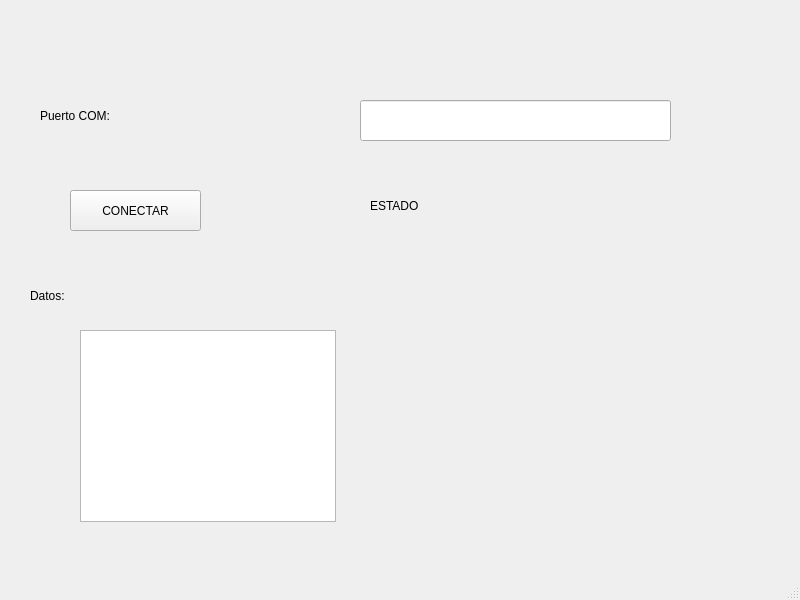
<?xml version="1.0" encoding="UTF-8"?>
<ui version="4.0">
 <class>MainWindow</class>
 <widget class="QMainWindow" name="MainWindow">
  <property name="geometry">
   <rect>
    <x>0</x>
    <y>0</y>
    <width>800</width>
    <height>600</height>
   </rect>
  </property>
  <property name="windowTitle">
   <string>MainWindow</string>
  </property>
  <widget class="QWidget" name="centralwidget">
   <widget class="QLineEdit" name="txt_com">
    <property name="geometry">
     <rect>
      <x>360</x>
      <y>100</y>
      <width>311</width>
      <height>41</height>
     </rect>
    </property>
   </widget>
   <widget class="QLabel" name="txt_com1">
    <property name="geometry">
     <rect>
      <x>40</x>
      <y>90</y>
      <width>141</width>
      <height>51</height>
     </rect>
    </property>
    <property name="styleSheet">
     <string notr="true">font: 75 12pt &quot;MS Shell Dlg 2&quot;;</string>
    </property>
    <property name="text">
     <string>Puerto COM:</string>
    </property>
   </widget>
   <widget class="QLabel" name="txt_estado">
    <property name="geometry">
     <rect>
      <x>370</x>
      <y>190</y>
      <width>201</width>
      <height>31</height>
     </rect>
    </property>
    <property name="styleSheet">
     <string notr="true">font: 75 12pt &quot;MS Shell Dlg 2&quot;;</string>
    </property>
    <property name="text">
     <string>ESTADO</string>
    </property>
   </widget>
   <widget class="QPushButton" name="btn_accion">
    <property name="geometry">
     <rect>
      <x>70</x>
      <y>190</y>
      <width>131</width>
      <height>41</height>
     </rect>
    </property>
    <property name="text">
     <string>CONECTAR</string>
    </property>
   </widget>
   <widget class="QListWidget" name="lista_datos">
    <property name="geometry">
     <rect>
      <x>80</x>
      <y>330</y>
      <width>256</width>
      <height>192</height>
     </rect>
    </property>
   </widget>
   <widget class="QLabel" name="txt_estado_2">
    <property name="geometry">
     <rect>
      <x>30</x>
      <y>280</y>
      <width>201</width>
      <height>31</height>
     </rect>
    </property>
    <property name="styleSheet">
     <string notr="true">font: 75 12pt &quot;MS Shell Dlg 2&quot;;</string>
    </property>
    <property name="text">
     <string>Datos:</string>
    </property>
   </widget>
  </widget>
  <widget class="QMenuBar" name="menubar">
   <property name="geometry">
    <rect>
     <x>0</x>
     <y>0</y>
     <width>800</width>
     <height>26</height>
    </rect>
   </property>
  </widget>
  <widget class="QStatusBar" name="statusbar"/>
 </widget>
 <resources/>
 <connections/>
</ui>
